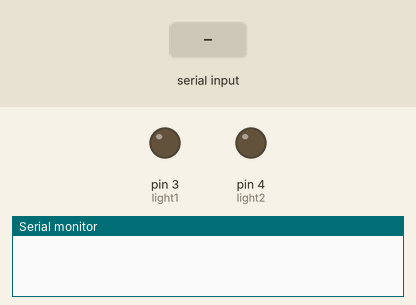
A sketch run on a simulated Arduino Uno, built with avr-gcc and run on an emulated ATmega328P. Shown: output pins drawn as LEDs (lit = HIGH), the last lines printed to the serial monitor. Inputs (shaded band) come from the test bench.

Above: at 1.2 s.
1.3 s: "g" received over Serial
At 1.8 s:
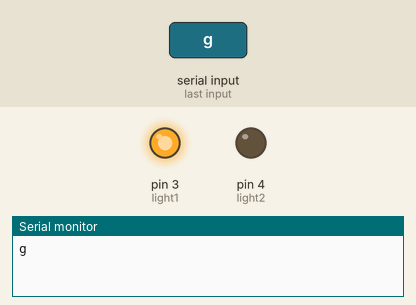
2.8 s: "r" received over Serial
At 4.1 s:
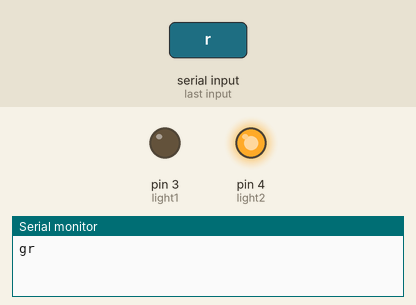
Timing chart, 0 to 5.8 s (numbered marks = the images above; inputs shaded):
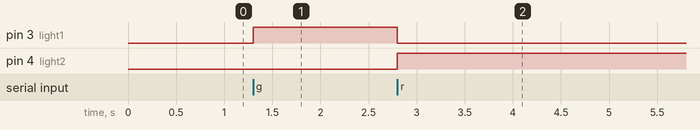

Measured:
- after the input at 1.3 s, pin 3 (light1): LOW → HIGH at once
- after the input at 2.8 s, pin 3 (light1): HIGH → LOW at once; pin 4 (light2): LOW → HIGH at once

The sketch:

arduino_to_py.ino
```cpp
// Arduino Sketch: LightControl.ino
const int light1 = 3;  // Pin 1 for light 1 (TX pin, used as output here)
const int light2 = 4;  // Pin 2 for light 2

void setup() {
  // Set pins as outputs
  pinMode(light1, OUTPUT);
  pinMode(light2, OUTPUT);

  // Initialize both lights off
  digitalWrite(light1, LOW);
  digitalWrite(light2, LOW);

  // Start serial communication at 9600 baud
  Serial.begin(9600);
}

void loop() {
  // Check if serial data is available
  while (Serial.available() > 0) {
    char command = Serial.read();  // Read the incoming character

    // If 'g' is received, turn on light 1 and off light 2
    Serial.print(command);
    if (command == 'g') {
      digitalWrite(light1, HIGH);
      digitalWrite(light2, LOW);
    }
    // If 'r' is received, turn on light 2 and off light 1
    else if (command == 'r') {
      digitalWrite(light1, LOW);
      digitalWrite(light2, HIGH);
    }
  }
}
```
